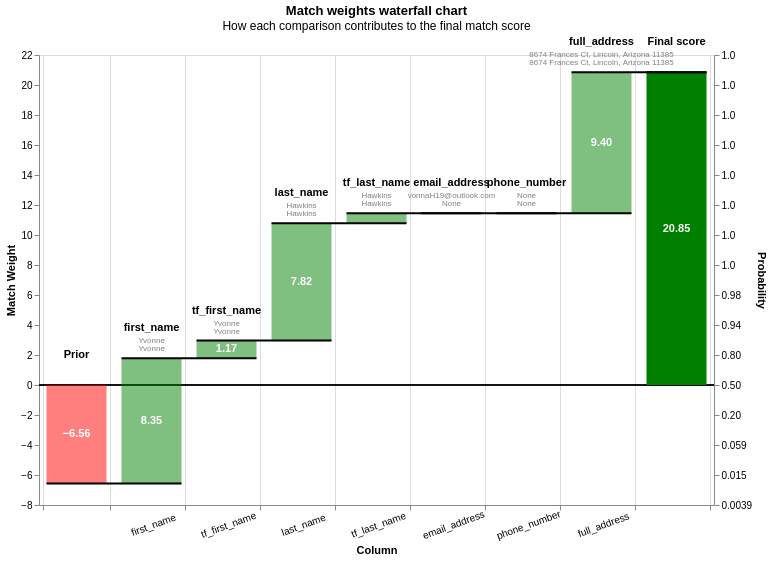

Notebook code for this chart:
### Code cell
records_to_plot = df_e.head(20).to_dict(orient="records")
linker.visualisations.waterfall_chart(records_to_plot, filter_nulls=False)

### Figure 1 — Vega-Lite specification as saved in the notebook (floating-point values rounded to 4 significant figures; data arrays with more than 128 entries replaced by an {"elided": "..."} marker saying what was removed)
{"config": {"view": {"continuousWidth": 400, "continuousHeight": 300}}, "layer": [{"layer": [{"mark": "rule", "encoding": {"color": {"value": "black"}, "size": {"value": 0.5}, "y": {"field": "zero", "type": "quantitative"}}}, {"mark": {"type": "bar", "width": 60}, "encoding": {"color": {"condition": {"test": "(datum.log2_bayes_factor < 0)", "value": "red"}, "value": "green"}, "opacity": {"condition": {"test": "datum.column_name == 'Prior match weight' || datum.column_name == 'Final score'", "value": 1}, "value": 0.5}, "tooltip": [{"field": "column_name", "title": "Comparison column", "type": "nominal"}, {"field": "value_l", "title": "Value (L)", "type": "nominal"}, {"field": "value_r", "title": "Value (R)", "type": "nominal"}, {"field": "label_for_charts", "title": "Label", "type": "ordinal"}, {"field": "sql_condition", "title": "SQL condition", "type": "nominal"}, {"field": "comparison_vector_value", "title": "Comparison vector value", "type": "nominal"}, {"field": "bayes_factor", "format": ",.4f", "title": "Bayes factor = m/u", "type": "quantitative"}, {"field": "log2_bayes_factor", "format": ",.4f", "title": "Match weight = log2(m/u)", "type": "quantitative"}, {"field": "prob", "format": ".4f", "title": "Cumulative match probability", "type": "quantitative"}, {"field": "bayes_factor_description", "title": "Match weight description", "type": "nominal"}], "x": {"axis": {"grid": true, "labelAlign": "center", "labelAngle": -20, "labelExpr": "datum.value == 'Prior' || datum.value == 'Final score' ? '' : datum.value", "labelPadding": 10, "tickBand": "extent", "title": "Column"}, "field": "column_name", "sort": {"field": "bar_sort_order", "order": "ascending"}, "type": "nominal"}, "y": {"axis": {"grid": false, "orient": "left", "title": "Match Weight"}, "field": "previous_sum", "type": "quantitative"}, "y2": {"field": "sum"}}}, {"mark": {"type": "text", "fontWeight": "bold"}, "encoding": {"color": {"value": "white"}, "text": {"condition": {"test": "abs(datum.log2_bayes_factor) > 1", "field": "log2_bayes_factor", "format": ".2f", "type": "nominal"}, "value": ""}, "x": {"axis": {"labelAngle": -20, "title": "Column"}, "field": "column_name", "sort": {"field": "bar_sort_order", "order": "ascending"}, "type": "nominal"}, "y": {"axis": {"orient": "left"}, "field": "center", "type": "quantitative"}}}, {"mark": {"type": "text", "baseline": "bottom", "dy": -25, "fontWeight": "bold"}, "encoding": {"color": {"value": "black"}, "text": {"field": "column_name", "type": "nominal"}, "x": {"axis": {"labelAngle": -20, "title": "Column"}, "field": "column_name", "sort": {"field": "bar_sort_order", "order": "ascending"}, "type": "nominal"}, "y": {"field": "sum_top", "type": "quantitative"}}}, {"mark": {"type": "text", "baseline": "bottom", "dy": -13, "fontSize": 8}, "encoding": {"color": {"value": "grey"}, "text": {"field": "value_l", "type": "nominal"}, "x": {"axis": {"labelAngle": -20, "title": "Column"}, "field": "column_name", "sort": {"field": "bar_sort_order", "order": "ascending"}, "type": "nominal"}, "y": {"field": "sum_top", "type": "quantitative"}}}, {"mark": {"type": "text", "baseline": "bottom", "dy": -5, "fontSize": 8}, "encoding": {"color": {"value": "grey"}, "text": {"field": "value_r", "type": "nominal"}, "x": {"axis": {"labelAngle": -20, "title": "Column"}, "field": "column_name", "sort": {"field": "bar_sort_order", "order": "ascending"}, "type": "nominal"}, "y": {"field": "sum_top", "type": "quantitative"}}}]}, {"mark": {"type": "rule", "color": "black", "strokeWidth": 2, "x2Offset": 30, "xOffset": -30}, "encoding": {"x": {"axis": {"labelAngle": -20, "title": "Column"}, "field": "column_name", "sort": {"field": "bar_sort_order", "order": "ascending"}, "type": "nominal"}, "x2": {"field": "lead"}, "y": {"axis": {"labelExpr": "format(1 / (1 + pow(2, -1*datum.value)), '.2r')", "orient": "right", "title": "Probability"}, "field": "sum", "scale": {"zero": false}, "type": "quantitative"}}}], "data": {"name": "data-a4ace180f26a46857283e16b65af0b59"}, "height": 450, "params": [{"name": "record_number", "bind": {"input": "range", "max": 19, "min": 0, "step": 1}, "value": 0}], "resolve": {"axis": {"y": "independent"}}, "title": {"text": "Match weights waterfall chart", "subtitle": "How each comparison contributes to the final match score"}, "transform": [{"filter": "(datum.record_number == record_number)"}, {"window": [{"op": "sum", "field": "log2_bayes_factor", "as": "sum"}, {"op": "lead", "field": "column_name", "as": "lead"}], "frame": [null, 0]}, {"calculate": "datum.column_name === \"Final score\" ? datum.sum - datum.log2_bayes_factor : datum.sum", "as": "sum"}, {"calculate": "datum.lead === null ? datum.column_name : datum.lead", "as": "lead"}, {"calculate": "datum.column_name === \"Final score\" || datum.column_name === \"Prior match weight\" ? 0 : datum.sum - datum.log2_bayes_factor", "as": "previous_sum"}, {"calculate": "datum.sum > datum.previous_sum ? datum.column_name : \"\"", "as": "top_label"}, {"calculate": "datum.sum < datum.previous_sum ? datum.column_name : \"\"", "as": "bottom_label"}, {"calculate": "datum.sum > datum.previous_sum ? datum.sum : datum.previous_sum", "as": "sum_top"}, {"calculate": "datum.sum < datum.previous_sum ? datum.sum : datum.previous_sum", "as": "sum_bottom"}, {"calculate": "(datum.sum + datum.previous_sum) / 2", "as": "center"}, {"calculate": "(datum.log2_bayes_factor > 0 ? \"+\" : \"\") + datum.log2_bayes_factor", "as": "text_log2_bayes_factor"}, {"calculate": "datum.sum < datum.previous_sum ? 4 : -4", "as": "dy"}, {"calculate": "datum.sum < datum.previous_sum ? \"top\" : \"bottom\"", "as": "baseline"}, {"calculate": "1. / (1 + pow(2, -1.*datum.sum))", "as": "prob"}, {"calculate": "0*datum.sum", "as": "zero"}], "width": {"step": 75}, "$schema": "https://vega.github.io/schema/vega-lite/v5.9.3.json", "datasets": {"data-a4ace180f26a46857283e16b65af0b59": {"elided": "180 records"}}}
